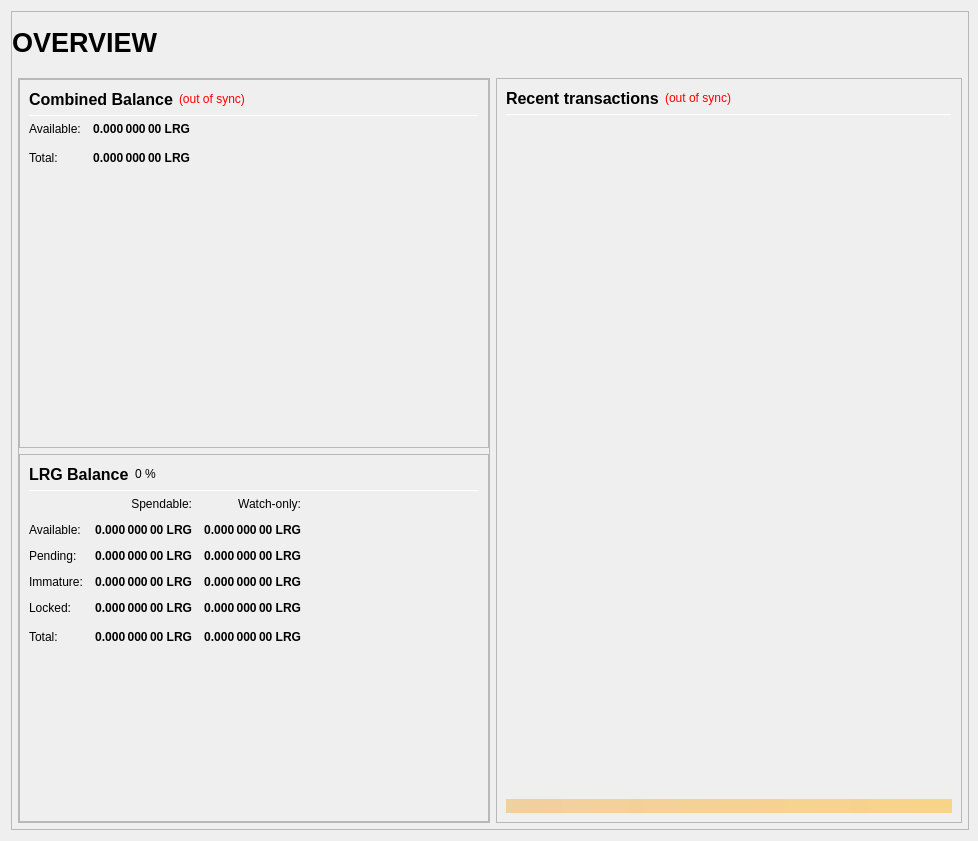
<?xml version="1.0" encoding="UTF-8"?>
<ui version="4.0">
 <class>OverviewPage</class>
 <widget class="QWidget" name="OverviewPage">
  <property name="geometry">
   <rect>
    <x>0</x>
    <y>0</y>
    <width>978</width>
    <height>841</height>
   </rect>
  </property>
  <property name="minimumSize">
   <size>
    <width>960</width>
    <height>682</height>
   </size>
  </property>
  <property name="windowTitle">
   <string>Form</string>
  </property>
  <layout class="QVBoxLayout" name="topLayout" stretch="1">
   <property name="rightMargin">
    <number>9</number>
   </property>
   <item>
    <widget class="QFrame" name="frame_BG">
     <property name="minimumSize">
      <size>
       <width>850</width>
       <height>610</height>
      </size>
     </property>
     <property name="maximumSize">
      <size>
       <width>16777215</width>
       <height>16777215</height>
      </size>
     </property>
     <property name="frameShape">
      <enum>QFrame::StyledPanel</enum>
     </property>
     <property name="frameShadow">
      <enum>QFrame::Raised</enum>
     </property>
     <layout class="QVBoxLayout" name="verticalLayout_3" stretch="1">
      <property name="leftMargin">
       <number>0</number>
      </property>
      <property name="topMargin">
       <number>0</number>
      </property>
      <property name="rightMargin">
       <number>0</number>
      </property>
      <property name="bottomMargin">
       <number>6</number>
      </property>
      <item>
       <layout class="QVBoxLayout" name="verticalLayout_Master" stretch="0,1">
        <property name="leftMargin">
         <number>0</number>
        </property>
        <property name="topMargin">
         <number>0</number>
        </property>
        <property name="rightMargin">
         <number>0</number>
        </property>
        <property name="bottomMargin">
         <number>0</number>
        </property>
        <item>
         <widget class="QFrame" name="frame_Header">
          <layout class="QVBoxLayout" name="verticalLayout_Header" stretch="0">
           <property name="leftMargin">
            <number>0</number>
           </property>
           <property name="topMargin">
            <number>0</number>
           </property>
           <property name="rightMargin">
            <number>0</number>
           </property>
           <property name="bottomMargin">
            <number>0</number>
           </property>
           <item>
            <layout class="QHBoxLayout" name="horizontalLayout_Header" stretch="1,0,1">
             <property name="spacing">
              <number>6</number>
             </property>
             <item>
              <widget class="QLabel" name="labelOverviewHeaderLeft">
               <property name="minimumSize">
                <size>
                 <width>464</width>
                 <height>60</height>
                </size>
               </property>
               <property name="maximumSize">
                <size>
                 <width>16777215</width>
                 <height>60</height>
                </size>
               </property>
               <property name="font">
                <font>
                 <pointsize>20</pointsize>
                 <weight>75</weight>
                 <bold>true</bold>
                </font>
               </property>
               <property name="text">
                <string>OVERVIEW</string>
               </property>
               <property name="alignment">
                <set>Qt::AlignLeading|Qt::AlignLeft|Qt::AlignVCenter</set>
               </property>
              </widget>
             </item>
             <item>
              <spacer name="horizontalSpacer_Header">
               <property name="orientation">
                <enum>Qt::Horizontal</enum>
               </property>
               <property name="sizeHint" stdset="0">
                <size>
                 <width>40</width>
                 <height>20</height>
                </size>
               </property>
              </spacer>
             </item>
             <item>
              <widget class="QLabel" name="labelOverviewHeaderRight">
               <property name="minimumSize">
                <size>
                 <width>464</width>
                 <height>60</height>
                </size>
               </property>
               <property name="maximumSize">
                <size>
                 <width>16777215</width>
                 <height>60</height>
                </size>
               </property>
               <property name="font">
                <font>
                 <pointsize>14</pointsize>
                </font>
               </property>
               <property name="text">
                <string/>
               </property>
               <property name="alignment">
                <set>Qt::AlignRight|Qt::AlignTrailing|Qt::AlignVCenter</set>
               </property>
              </widget>
             </item>
            </layout>
           </item>
          </layout>
         </widget>
        </item>
        <item>
         <widget class="QFrame" name="frame_Content">
          <layout class="QVBoxLayout" name="verticalLayout_Content">
           <property name="leftMargin">
            <number>6</number>
           </property>
           <property name="topMargin">
            <number>0</number>
           </property>
           <property name="rightMargin">
            <number>6</number>
           </property>
           <property name="bottomMargin">
            <number>0</number>
           </property>
           <item>
            <layout class="QHBoxLayout" name="horizontalLayout_Content" stretch="1,1">
             <property name="spacing">
              <number>6</number>
             </property>
             <item>
              <layout class="QVBoxLayout" name="verticalLayout_left" stretch="1">
               <item>
                <widget class="QFrame" name="frameObfuscation">
                 <property name="minimumSize">
                  <size>
                   <width>0</width>
                   <height>0</height>
                  </size>
                 </property>
                 <property name="frameShape">
                  <enum>QFrame::StyledPanel</enum>
                 </property>
                 <property name="frameShadow">
                  <enum>QFrame::Raised</enum>
                 </property>
                 <layout class="QVBoxLayout" name="verticalLayout" stretch="0,0,0">
                  <property name="leftMargin">
                   <number>0</number>
                  </property>
                  <property name="topMargin">
                   <number>0</number>
                  </property>
                  <property name="rightMargin">
                   <number>0</number>
                  </property>
                  <property name="bottomMargin">
                   <number>0</number>
                  </property>
                  <item>
                   <widget class="QFrame" name="frame_CombinedBalances">
                    <property name="minimumSize">
                     <size>
                      <width>470</width>
                      <height>0</height>
                     </size>
                    </property>
                    <property name="frameShape">
                     <enum>QFrame::StyledPanel</enum>
                    </property>
                    <property name="frameShadow">
                     <enum>QFrame::Raised</enum>
                    </property>
                    <layout class="QVBoxLayout" name="verticalLayout_5">
                     <item>
                      <layout class="QHBoxLayout" name="horizontalLayout_5" stretch="0,0,0">
                       <item>
                        <widget class="QLabel" name="label_5z">
                         <property name="minimumSize">
                          <size>
                           <width>0</width>
                           <height>20</height>
                          </size>
                         </property>
                         <property name="font">
                          <font>
                           <pointsize>12</pointsize>
                           <weight>75</weight>
                           <bold>true</bold>
                          </font>
                         </property>
                         <property name="toolTip">
                          <string>Combined Balance (including unconfirmed and immature coins)</string>
                         </property>
                         <property name="text">
                          <string>Combined Balance</string>
                         </property>
                        </widget>
                       </item>
                       <item>
                        <widget class="QLabel" name="labelWalletStatus">
                         <property name="cursor">
                          <cursorShape>WhatsThisCursor</cursorShape>
                         </property>
                         <property name="toolTip">
                          <string>The displayed information may be out of date. Your wallet automatically synchronizes with the Largo network after a connection is established, but this process has not completed yet.</string>
                         </property>
                         <property name="styleSheet">
                          <string notr="true">QLabel { color: red; }</string>
                         </property>
                         <property name="text">
                          <string notr="true">(out of sync)</string>
                         </property>
                         <property name="alignment">
                          <set>Qt::AlignLeading|Qt::AlignLeft|Qt::AlignVCenter</set>
                         </property>
                        </widget>
                       </item>
                       <item>
                        <spacer name="horizontalSpacer_1">
                         <property name="orientation">
                          <enum>Qt::Horizontal</enum>
                         </property>
                         <property name="sizeHint" stdset="0">
                          <size>
                           <width>40</width>
                           <height>20</height>
                          </size>
                         </property>
                        </spacer>
                       </item>
                      </layout>
                     </item>
                     <item>
                      <widget class="Line" name="line_CombinedBalance">
                       <property name="minimumSize">
                        <size>
                         <width>0</width>
                         <height>1</height>
                        </size>
                       </property>
                       <property name="maximumSize">
                        <size>
                         <width>16777215</width>
                         <height>1</height>
                        </size>
                       </property>
                       <property name="orientation">
                        <enum>Qt::Horizontal</enum>
                       </property>
                      </widget>
                     </item>
                     <item>
                      <layout class="QGridLayout" name="gridLayout_3">
                       <property name="spacing">
                        <number>12</number>
                       </property>
                       <item row="1" column="0">
                        <widget class="QLabel" name="labelBalanceTextz">
                         <property name="text">
                          <string>Available:</string>
                         </property>
                        </widget>
                       </item>
                       <item row="1" column="1">
                        <widget class="QLabel" name="labelBalancez">
                         <property name="font">
                          <font>
                           <weight>75</weight>
                           <bold>true</bold>
                          </font>
                         </property>
                         <property name="cursor">
                          <cursorShape>IBeamCursor</cursorShape>
                         </property>
                         <property name="toolTip">
                          <string>Your current spendable balance</string>
                         </property>
                         <property name="text">
                          <string notr="true">0.000 000 00 LRG</string>
                         </property>
                         <property name="alignment">
                          <set>Qt::AlignRight|Qt::AlignTrailing|Qt::AlignVCenter</set>
                         </property>
                         <property name="textInteractionFlags">
                          <set>Qt::LinksAccessibleByMouse|Qt::TextSelectableByKeyboard|Qt::TextSelectableByMouse</set>
                         </property>
                        </widget>
                       </item>
                       <item row="2" column="0">
                        <widget class="QLabel" name="labelTotalTextz">
                         <property name="text">
                          <string>Total:</string>
                         </property>
                        </widget>
                       </item>
                       <item row="2" column="1">
                        <widget class="QLabel" name="labelTotalz">
                         <property name="font">
                          <font>
                           <weight>75</weight>
                           <bold>true</bold>
                          </font>
                         </property>
                         <property name="cursor">
                          <cursorShape>IBeamCursor</cursorShape>
                         </property>
                         <property name="toolTip">
                          <string>Total Balance, including all unavailable coins.</string>
                         </property>
                         <property name="text">
                          <string notr="true">0.000 000 00 LRG</string>
                         </property>
                         <property name="alignment">
                          <set>Qt::AlignRight|Qt::AlignTrailing|Qt::AlignVCenter</set>
                         </property>
                         <property name="textInteractionFlags">
                          <set>Qt::LinksAccessibleByMouse|Qt::TextSelectableByKeyboard|Qt::TextSelectableByMouse</set>
                         </property>
                        </widget>
                       </item>
                       <item row="2" column="3">
                        <spacer name="horizontalSpacer_2">
                         <property name="orientation">
                          <enum>Qt::Horizontal</enum>
                         </property>
                         <property name="sizeHint" stdset="0">
                          <size>
                           <width>40</width>
                           <height>20</height>
                          </size>
                         </property>
                        </spacer>
                       </item>
                      </layout>
                     </item>
                     <item>
                      <spacer name="verticalSpacer_1">
                       <property name="orientation">
                        <enum>Qt::Vertical</enum>
                       </property>
                       <property name="sizeHint" stdset="0">
                        <size>
                         <width>20</width>
                         <height>40</height>
                        </size>
                       </property>
                      </spacer>
                     </item>
                    </layout>
                   </widget>
                  </item>
                  <item>
                   <widget class="QFrame" name="frame_Balances">
                    <property name="frameShape">
                     <enum>QFrame::StyledPanel</enum>
                    </property>
                    <property name="frameShadow">
                     <enum>QFrame::Raised</enum>
                    </property>
                    <layout class="QVBoxLayout" name="verticalLayout_4">
                     <item>
                      <layout class="QHBoxLayout" name="horizontalLayout_4">
                       <item>
                        <widget class="QLabel" name="label_5">
                         <property name="minimumSize">
                          <size>
                           <width>0</width>
                           <height>20</height>
                          </size>
                         </property>
                         <property name="font">
                          <font>
                           <pointsize>12</pointsize>
                           <weight>75</weight>
                           <bold>true</bold>
                          </font>
                         </property>
                         <property name="text">
                          <string>LRG Balance</string>
                         </property>
                        </widget>
                       </item>
                       <item>
                        <widget class="QLabel" name="labelLRGPercent">
                         <property name="text">
                          <string notr="true">0 %</string>
                         </property>
                        </widget>
                       </item>
                       <item>
                        <spacer name="horizontalSpacer_3">
                         <property name="orientation">
                          <enum>Qt::Horizontal</enum>
                         </property>
                         <property name="sizeHint" stdset="0">
                          <size>
                           <width>40</width>
                           <height>20</height>
                          </size>
                         </property>
                        </spacer>
                       </item>
                      </layout>
                     </item>
                     <item>
                      <widget class="Line" name="line_Balance">
                       <property name="minimumSize">
                        <size>
                         <width>0</width>
                         <height>1</height>
                        </size>
                       </property>
                       <property name="maximumSize">
                        <size>
                         <width>16777215</width>
                         <height>1</height>
                        </size>
                       </property>
                       <property name="orientation">
                        <enum>Qt::Horizontal</enum>
                       </property>
                      </widget>
                     </item>
                     <item>
                      <layout class="QGridLayout" name="gridLayout">
                       <property name="spacing">
                        <number>12</number>
                       </property>
                       <item row="0" column="1">
                        <widget class="QLabel" name="labelSpendable">
                         <property name="text">
                          <string>Spendable:</string>
                         </property>
                         <property name="alignment">
                          <set>Qt::AlignRight|Qt::AlignTrailing|Qt::AlignVCenter</set>
                         </property>
                        </widget>
                       </item>
                       <item row="0" column="2">
                        <widget class="QLabel" name="labelWatchonly">
                         <property name="text">
                          <string>Watch-only:</string>
                         </property>
                         <property name="alignment">
                          <set>Qt::AlignRight|Qt::AlignTrailing|Qt::AlignVCenter</set>
                         </property>
                        </widget>
                       </item>
                       <item row="1" column="0">
                        <widget class="QLabel" name="labelBalanceText">
                         <property name="text">
                          <string>Available:</string>
                         </property>
                        </widget>
                       </item>
                       <item row="1" column="1">
                        <widget class="QLabel" name="labelBalance">
                         <property name="font">
                          <font>
                           <weight>75</weight>
                           <bold>true</bold>
                          </font>
                         </property>
                         <property name="cursor">
                          <cursorShape>IBeamCursor</cursorShape>
                         </property>
                         <property name="toolTip">
                          <string>Your current spendable balance</string>
                         </property>
                         <property name="text">
                          <string notr="true">0.000 000 00 LRG</string>
                         </property>
                         <property name="alignment">
                          <set>Qt::AlignRight|Qt::AlignTrailing|Qt::AlignVCenter</set>
                         </property>
                         <property name="textInteractionFlags">
                          <set>Qt::LinksAccessibleByMouse|Qt::TextSelectableByKeyboard|Qt::TextSelectableByMouse</set>
                         </property>
                        </widget>
                       </item>
                       <item row="1" column="2">
                        <widget class="QLabel" name="labelWatchAvailable">
                         <property name="font">
                          <font>
                           <weight>75</weight>
                           <bold>true</bold>
                          </font>
                         </property>
                         <property name="cursor">
                          <cursorShape>IBeamCursor</cursorShape>
                         </property>
                         <property name="toolTip">
                          <string>Your current balance in watch-only addresses</string>
                         </property>
                         <property name="text">
                          <string notr="true">0.000 000 00 LRG</string>
                         </property>
                         <property name="alignment">
                          <set>Qt::AlignRight|Qt::AlignTrailing|Qt::AlignVCenter</set>
                         </property>
                         <property name="textInteractionFlags">
                          <set>Qt::LinksAccessibleByMouse|Qt::TextSelectableByKeyboard|Qt::TextSelectableByMouse</set>
                         </property>
                        </widget>
                       </item>
                       <item row="2" column="0">
                        <widget class="QLabel" name="labelPendingText">
                         <property name="text">
                          <string>Pending:</string>
                         </property>
                        </widget>
                       </item>
                       <item row="2" column="1">
                        <widget class="QLabel" name="labelUnconfirmed">
                         <property name="font">
                          <font>
                           <weight>75</weight>
                           <bold>true</bold>
                          </font>
                         </property>
                         <property name="cursor">
                          <cursorShape>IBeamCursor</cursorShape>
                         </property>
                         <property name="toolTip">
                          <string>Total of transactions that have yet to be confirmed, and do not yet count toward the spendable balance</string>
                         </property>
                         <property name="text">
                          <string notr="true">0.000 000 00 LRG</string>
                         </property>
                         <property name="alignment">
                          <set>Qt::AlignRight|Qt::AlignTrailing|Qt::AlignVCenter</set>
                         </property>
                         <property name="textInteractionFlags">
                          <set>Qt::LinksAccessibleByMouse|Qt::TextSelectableByKeyboard|Qt::TextSelectableByMouse</set>
                         </property>
                        </widget>
                       </item>
                       <item row="2" column="2">
                        <widget class="QLabel" name="labelWatchPending">
                         <property name="font">
                          <font>
                           <weight>75</weight>
                           <bold>true</bold>
                          </font>
                         </property>
                         <property name="cursor">
                          <cursorShape>IBeamCursor</cursorShape>
                         </property>
                         <property name="toolTip">
                          <string>Unconfirmed transactions to watch-only addresses</string>
                         </property>
                         <property name="text">
                          <string notr="true">0.000 000 00 LRG</string>
                         </property>
                         <property name="alignment">
                          <set>Qt::AlignRight|Qt::AlignTrailing|Qt::AlignVCenter</set>
                         </property>
                         <property name="textInteractionFlags">
                          <set>Qt::LinksAccessibleByMouse|Qt::TextSelectableByKeyboard|Qt::TextSelectableByMouse</set>
                         </property>
                        </widget>
                       </item>
                       <item row="3" column="0">
                        <widget class="QLabel" name="labelImmatureText">
                         <property name="text">
                          <string>Immature:</string>
                         </property>
                        </widget>
                       </item>
                       <item row="3" column="1">
                        <widget class="QLabel" name="labelImmature">
                         <property name="font">
                          <font>
                           <weight>75</weight>
                           <bold>true</bold>
                          </font>
                         </property>
                         <property name="cursor">
                          <cursorShape>IBeamCursor</cursorShape>
                         </property>
                         <property name="toolTip">
                          <string>Staked or masternode rewards that has not yet matured</string>
                         </property>
                         <property name="text">
                          <string notr="true">0.000 000 00 LRG</string>
                         </property>
                         <property name="alignment">
                          <set>Qt::AlignRight|Qt::AlignTrailing|Qt::AlignVCenter</set>
                         </property>
                         <property name="textInteractionFlags">
                          <set>Qt::LinksAccessibleByMouse|Qt::TextSelectableByKeyboard|Qt::TextSelectableByMouse</set>
                         </property>
                        </widget>
                       </item>
                       <item row="3" column="2">
                        <widget class="QLabel" name="labelWatchImmature">
                         <property name="font">
                          <font>
                           <weight>75</weight>
                           <bold>true</bold>
                          </font>
                         </property>
                         <property name="cursor">
                          <cursorShape>IBeamCursor</cursorShape>
                         </property>
                         <property name="toolTip">
                          <string>Staked or masternode rewards in watch-only addresses that has not yet matured</string>
                         </property>
                         <property name="text">
                          <string notr="true">0.000 000 00 LRG</string>
                         </property>
                         <property name="alignment">
                          <set>Qt::AlignRight|Qt::AlignTrailing|Qt::AlignVCenter</set>
                         </property>
                         <property name="textInteractionFlags">
                          <set>Qt::LinksAccessibleByMouse|Qt::TextSelectableByKeyboard|Qt::TextSelectableByMouse</set>
                         </property>
                        </widget>
                       </item>
                       <item row="4" column="0">
                        <widget class="QLabel" name="labelLockedBalanceText">
                         <property name="toolTip">
                          <string>Locked LRG or Masternode collaterals.</string>
                         </property>
                         <property name="text">
                          <string>Locked:</string>
                         </property>
                        </widget>
                       </item>
                       <item row="4" column="1">
                        <widget class="QLabel" name="labelLockedBalance">
                         <property name="font">
                          <font>
                           <weight>75</weight>
                           <bold>true</bold>
                          </font>
                         </property>
                         <property name="cursor">
                          <cursorShape>IBeamCursor</cursorShape>
                         </property>
                         <property name="toolTip">
                          <string>Locked LRG or Masternode collaterals.</string>
                         </property>
                         <property name="text">
                          <string notr="true">0.000 000 00 LRG</string>
                         </property>
                         <property name="alignment">
                          <set>Qt::AlignRight|Qt::AlignTrailing|Qt::AlignVCenter</set>
                         </property>
                         <property name="textInteractionFlags">
                          <set>Qt::LinksAccessibleByMouse|Qt::TextSelectableByKeyboard|Qt::TextSelectableByMouse</set>
                         </property>
                        </widget>
                       </item>
                       <item row="4" column="2">
                        <widget class="QLabel" name="labelWatchLocked">
                         <property name="font">
                          <font>
                           <weight>75</weight>
                           <bold>true</bold>
                          </font>
                         </property>
                         <property name="cursor">
                          <cursorShape>IBeamCursor</cursorShape>
                         </property>
                         <property name="toolTip">
                          <string>Current locked balance in watch-only addresses</string>
                         </property>
                         <property name="text">
                          <string notr="true">0.000 000 00 LRG</string>
                         </property>
                         <property name="alignment">
                          <set>Qt::AlignRight|Qt::AlignTrailing|Qt::AlignVCenter</set>
                         </property>
                         <property name="textInteractionFlags">
                          <set>Qt::LinksAccessibleByMouse|Qt::TextSelectableByKeyboard|Qt::TextSelectableByMouse</set>
                         </property>
                        </widget>
                       </item>
                       <item row="5" column="0">
                        <widget class="QLabel" name="labelTotalText">
                         <property name="toolTip">
                          <string>Your current Largo balance, unconfirmed and immature transactions included</string>
                         </property>
                         <property name="text">
                          <string>Total:</string>
                         </property>
                        </widget>
                       </item>
                       <item row="5" column="1">
                        <widget class="QLabel" name="labelTotal">
                         <property name="font">
                          <font>
                           <weight>75</weight>
                           <bold>true</bold>
                          </font>
                         </property>
                         <property name="cursor">
                          <cursorShape>IBeamCursor</cursorShape>
                         </property>
                         <property name="toolTip">
                          <string>Your current Largo balance, unconfirmed and immature transactions included</string>
                         </property>
                         <property name="text">
                          <string notr="true">0.000 000 00 LRG</string>
                         </property>
                         <property name="alignment">
                          <set>Qt::AlignRight|Qt::AlignTrailing|Qt::AlignVCenter</set>
                         </property>
                         <property name="textInteractionFlags">
                          <set>Qt::LinksAccessibleByMouse|Qt::TextSelectableByKeyboard|Qt::TextSelectableByMouse</set>
                         </property>
                        </widget>
                       </item>
                       <item row="5" column="2">
                        <widget class="QLabel" name="labelWatchTotal">
                         <property name="font">
                          <font>
                           <weight>75</weight>
                           <bold>true</bold>
                          </font>
                         </property>
                         <property name="cursor">
                          <cursorShape>IBeamCursor</cursorShape>
                         </property>
                         <property name="toolTip">
                          <string>Current total balance in watch-only addresses</string>
                         </property>
                         <property name="text">
                          <string notr="true">0.000 000 00 LRG</string>
                         </property>
                         <property name="alignment">
                          <set>Qt::AlignRight|Qt::AlignTrailing|Qt::AlignVCenter</set>
                         </property>
                         <property name="textInteractionFlags">
                          <set>Qt::LinksAccessibleByMouse|Qt::TextSelectableByKeyboard|Qt::TextSelectableByMouse</set>
                         </property>
                        </widget>
                       </item>
                       <item row="5" column="3">
                        <spacer name="horizontalSpacer_9">
                         <property name="orientation">
                          <enum>Qt::Horizontal</enum>
                         </property>
                         <property name="sizeHint" stdset="0">
                          <size>
                           <width>40</width>
                           <height>20</height>
                          </size>
                         </property>
                        </spacer>
                       </item>
                      </layout>
                     </item>
                     <item>
                      <spacer name="verticalSpacer_3">
                       <property name="orientation">
                        <enum>Qt::Vertical</enum>
                       </property>
                       <property name="sizeHint" stdset="0">
                        <size>
                         <width>20</width>
                         <height>40</height>
                        </size>
                       </property>
                      </spacer>
                     </item>
                    </layout>
                   </widget>
                  </item>
                 </layout>
                </widget>
               </item>
              </layout>
             </item>
             <item>
              <layout class="QVBoxLayout" name="verticalLayout_right" stretch="1">
               <item>
                <widget class="QFrame" name="frame_RecentTransactions">
                 <property name="minimumSize">
                  <size>
                   <width>0</width>
                   <height>0</height>
                  </size>
                 </property>
                 <property name="frameShape">
                  <enum>QFrame::StyledPanel</enum>
                 </property>
                 <property name="frameShadow">
                  <enum>QFrame::Raised</enum>
                 </property>
                 <layout class="QVBoxLayout" name="verticalLayout_1" stretch="0,0,0,0,0">
                  <item>
                   <layout class="QHBoxLayout" name="horizontalLayout_2">
                    <item>
                     <widget class="QLabel" name="label_4">
                      <property name="minimumSize">
                       <size>
                        <width>0</width>
                        <height>20</height>
                       </size>
                      </property>
                      <property name="font">
                       <font>
                        <pointsize>12</pointsize>
                        <weight>75</weight>
                        <bold>true</bold>
                       </font>
                      </property>
                      <property name="text">
                       <string>Recent transactions</string>
                      </property>
                     </widget>
                    </item>
                    <item>
                     <widget class="QLabel" name="labelTransactionsStatus">
                      <property name="cursor">
                       <cursorShape>WhatsThisCursor</cursorShape>
                      </property>
                      <property name="toolTip">
                       <string>The displayed information may be out of date. Your wallet automatically synchronizes with the Largo network after a connection is established, but this process has not completed yet.</string>
                      </property>
                      <property name="styleSheet">
                       <string notr="true">QLabel { color: red; }</string>
                      </property>
                      <property name="text">
                       <string notr="true">(out of sync)</string>
                      </property>
                      <property name="alignment">
                       <set>Qt::AlignRight|Qt::AlignTrailing|Qt::AlignVCenter</set>
                      </property>
                     </widget>
                    </item>
                    <item>
                     <spacer name="horizontalSpacer">
                      <property name="orientation">
                       <enum>Qt::Horizontal</enum>
                      </property>
                      <property name="sizeHint" stdset="0">
                       <size>
                        <width>40</width>
                        <height>20</height>
                       </size>
                      </property>
                     </spacer>
                    </item>
                   </layout>
                  </item>
                  <item>
                   <widget class="Line" name="line">
                    <property name="minimumSize">
                     <size>
                      <width>0</width>
                      <height>1</height>
                     </size>
                    </property>
                    <property name="maximumSize">
                     <size>
                      <width>16777215</width>
                      <height>1</height>
                     </size>
                    </property>
                    <property name="orientation">
                     <enum>Qt::Horizontal</enum>
                    </property>
                   </widget>
                  </item>
                  <item>
                   <widget class="QListView" name="listTransactions">
                    <property name="minimumSize">
                     <size>
                      <width>0</width>
                      <height>0</height>
                     </size>
                    </property>
                    <property name="styleSheet">
                     <string notr="true">QListView { background: transparent; }</string>
                    </property>
                    <property name="frameShape">
                     <enum>QFrame::NoFrame</enum>
                    </property>
                    <property name="verticalScrollBarPolicy">
                     <enum>Qt::ScrollBarAlwaysOff</enum>
                    </property>
                    <property name="horizontalScrollBarPolicy">
                     <enum>Qt::ScrollBarAlwaysOff</enum>
                    </property>
                    <property name="selectionMode">
                     <enum>QAbstractItemView::NoSelection</enum>
                    </property>
                   </widget>
                  </item>
                  <item>
                   <spacer name="verticalSpacer_2">
                    <property name="orientation">
                     <enum>Qt::Vertical</enum>
                    </property>
                    <property name="sizeType">
                     <enum>QSizePolicy::Expanding</enum>
                    </property>
                    <property name="sizeHint" stdset="0">
                     <size>
                      <width>20</width>
                      <height>40</height>
                     </size>
                    </property>
                   </spacer>
                  </item>
                  <item>
                   <widget class="QLabel" name="labelAlerts">
                    <property name="maximumSize">
                     <size>
                      <width>16777215</width>
                      <height>16777215</height>
                     </size>
                    </property>
                    <property name="styleSheet">
                     <string notr="true">background-color: qlineargradient(x1: 0, y1: 0, x2: 1, y2: 0, stop:0 #F0D0A0, stop:1 #F8D488); color:#000000;</string>
                    </property>
                    <property name="text">
                     <string/>
                    </property>
                    <property name="wordWrap">
                     <bool>true</bool>
                    </property>
                    <property name="margin">
                     <number>3</number>
                    </property>
                   </widget>
                  </item>
                 </layout>
                </widget>
               </item>
              </layout>
             </item>
            </layout>
           </item>
          </layout>
         </widget>
        </item>
       </layout>
      </item>
     </layout>
    </widget>
   </item>
  </layout>
 </widget>
 <resources/>
 <connections/>
</ui>
